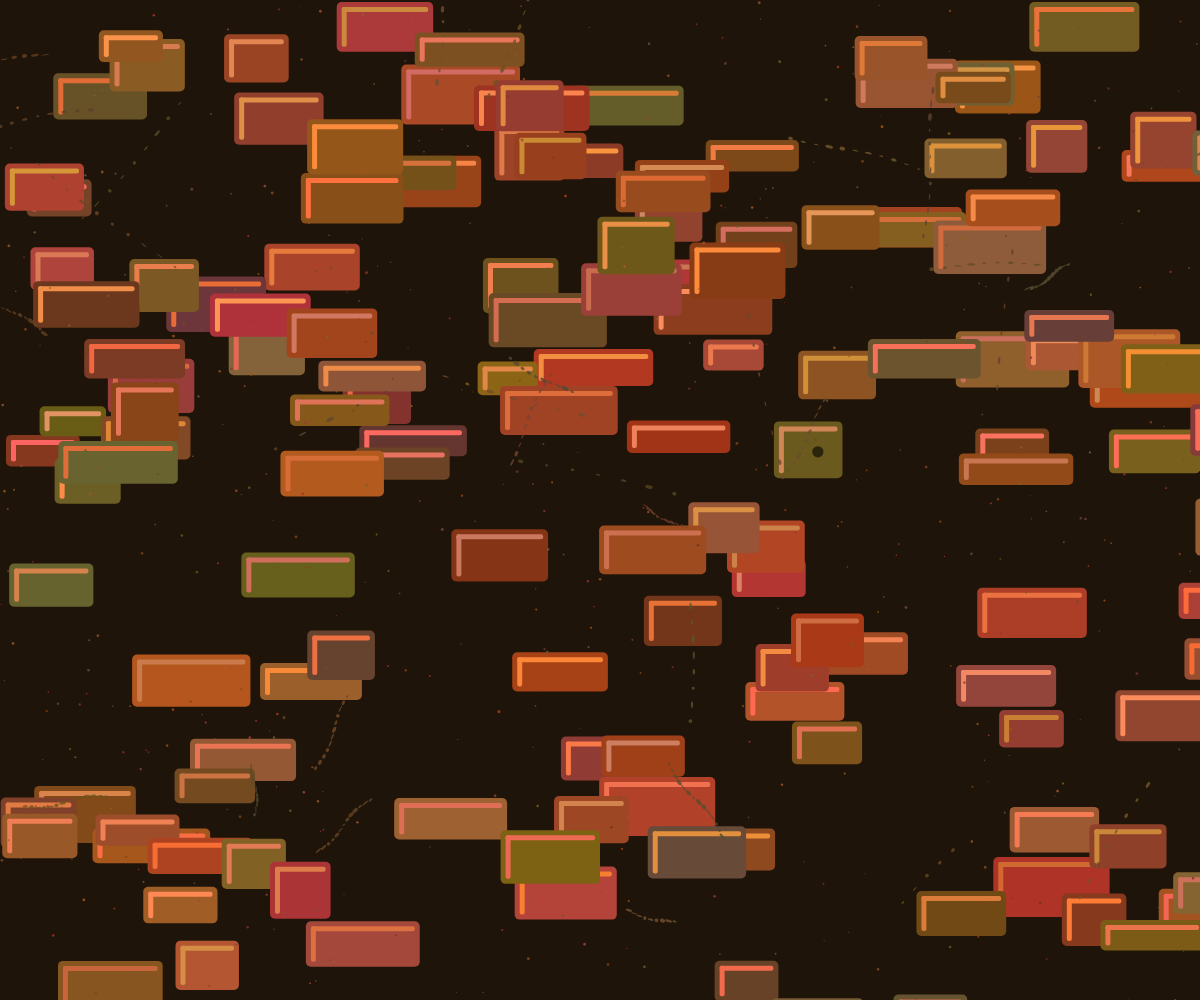
Frame 1 (no input)
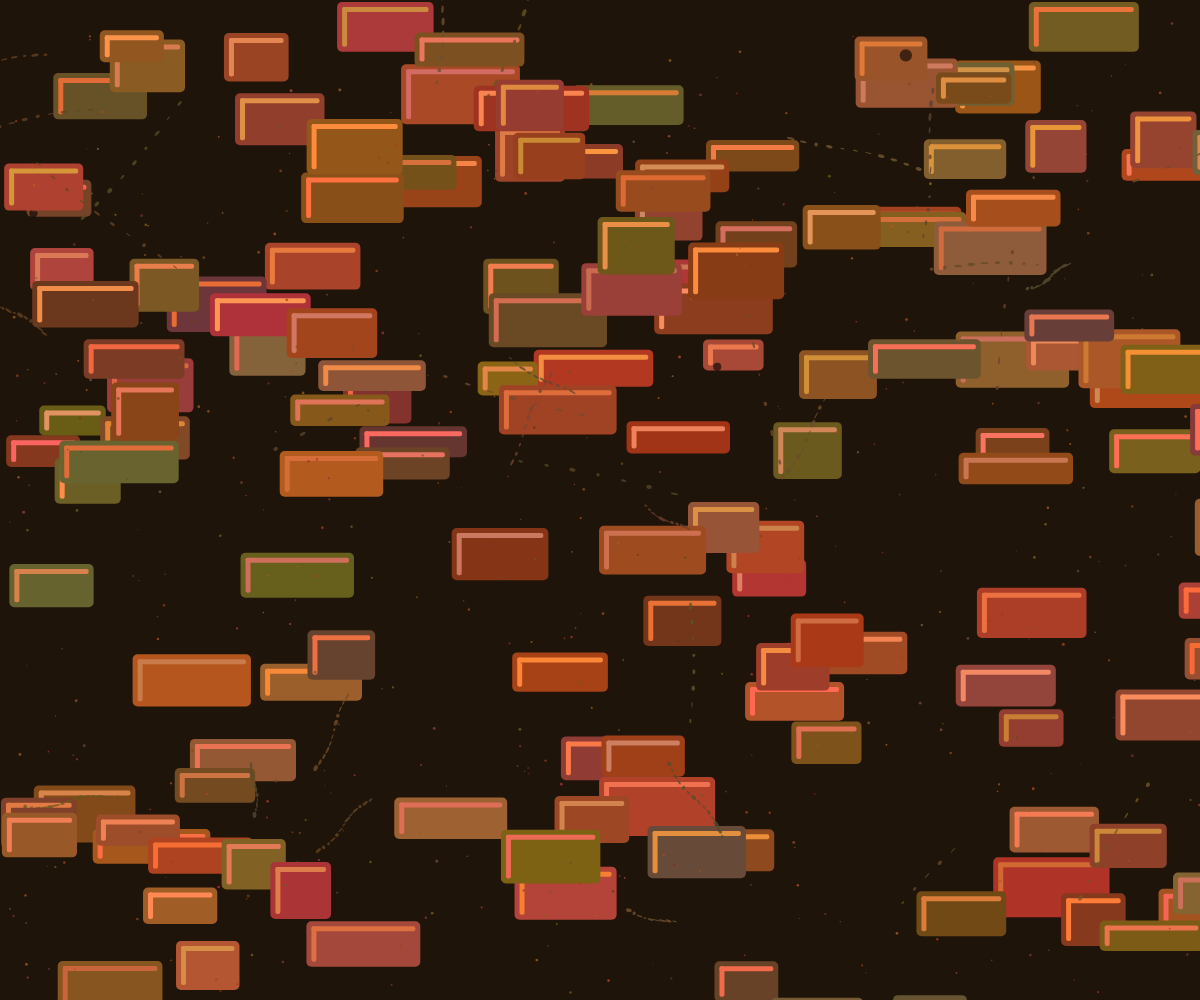
Frame 60 (no input)
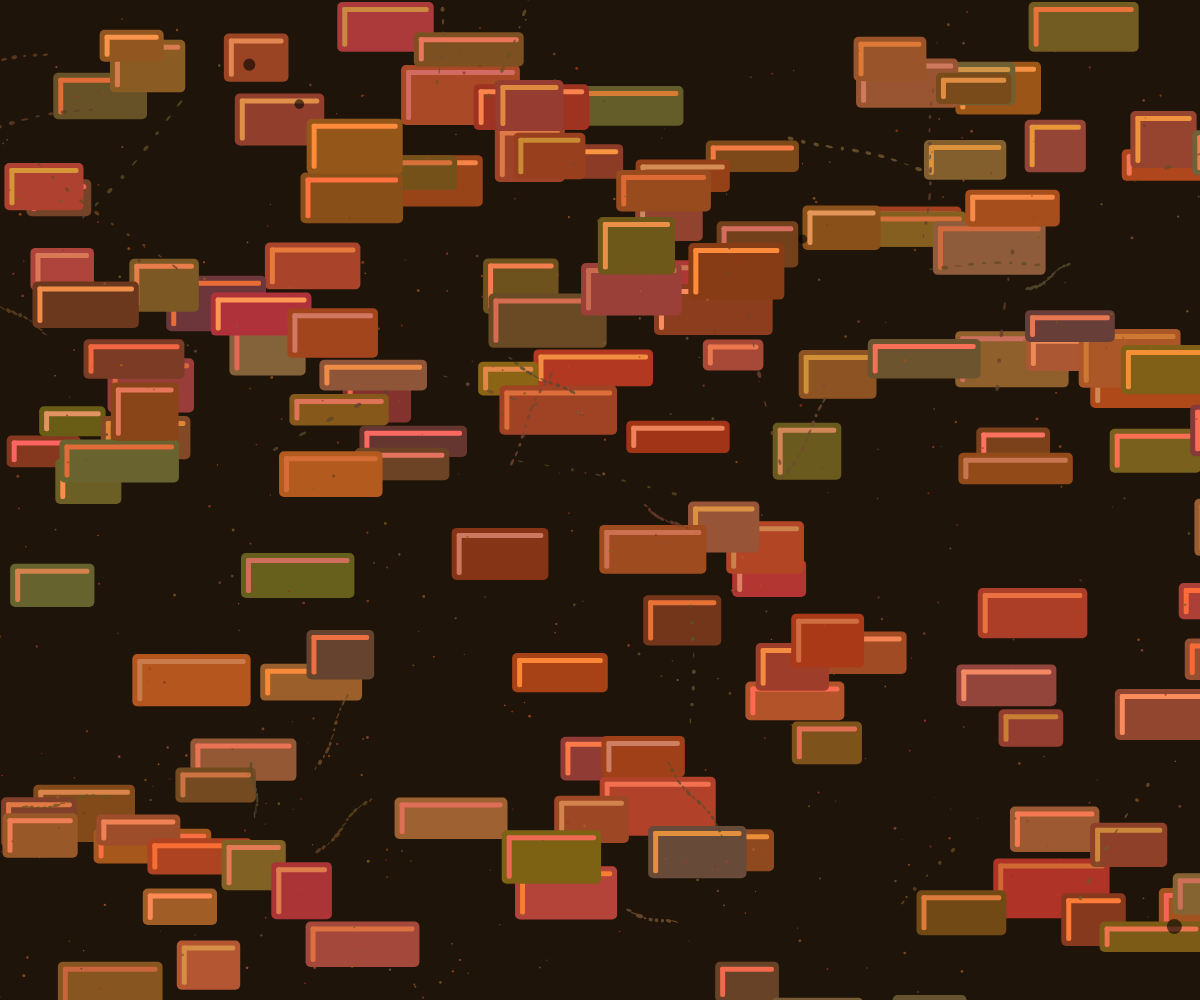
Frame 120 (the mouse pressed at the canvas centre since frame 60)

The p5.js sketch that drew these frames (run headless with seeded random() and noise() and a simulated clock; from frame 60 on, the mouse is pressed at the canvas centre):

// p5.js sketch
// ── sketch.js
let bricks = [];
let roots = [];
let particles = [];

function setup() {
  createCanvas(windowWidth, windowHeight);
  noStroke();

  // Create bricks
  for (let i = 0; i < 150; i++) {
    bricks.push({
      x: random(width),
      y: random(height),
      w: random(60, 120),
      h: random(30, 60),
      color: color(
        random(100, 180),
        random(50, 100),
        random(20, 60),
        255
      ),
      highlight: color(
        random(200, 255),
        random(100, 150),
        random(50, 100),
        255
      ),
      decay: random(0.99, 1),
    });
  }

  // Create roots
  for (let i = 0; i < 30; i++) {
    roots.push({
      x: random(width),
      y: random(height),
      len: random(50, 200),
      angle: random(TWO_PI),
      segments: floor(random(5, 15)),
      color: color(
        random(80, 120),
        random(60, 90),
        random(30, 50),
        200
      ),
    });
  }

  // Create particles for flaking
  for (let i = 0; i < 500; i++) {
    particles.push({
      x: random(width),
      y: random(height),
      size: random(1, 3),
      speedX: random(-0.5, 0.5),
      speedY: random(0.5, 2),
      color: color(
        random(100, 180),
        random(50, 100),
        random(20, 60),
        200
      ),
      life: random(30, 100),
    });
  }
}

function draw() {
  background(30, 20, 10);

  // Draw bricks
  for (let brick of bricks) {
    fill(brick.color);
    rect(brick.x, brick.y, brick.w, brick.h, 5);

    // Add highlights to simulate texture
    fill(brick.highlight);
    rect(brick.x + 5, brick.y + 5, brick.w - 10, 5, 2);
    rect(brick.x + 5, brick.y + 5, 5, brick.h - 10, 2);

    // Simulate decay
    if (random() < 0.005) {
      brick.decay *= 0.99;
      if (brick.decay < 0.8) {
        brick.decay = random(0.99, 1);
      }
    }

    // Draw cracks and spalling
    if (random() < 0.02) {
      fill(0, 0, 0, 150);
      ellipse(
        brick.x + random(brick.w),
        brick.y + random(brick.h),
        random(5, 15)
      );
    }
  }

  // Draw roots
  for (let root of roots) {
    push();
    translate(root.x, root.y);
    rotate(root.angle);

    let segmentLength = root.len / root.segments;
    for (let i = 0; i < root.segments; i++) {
      let x = i * segmentLength;
      let y = sin(i * 0.5) * 3;

      fill(root.color);
      ellipse(x, y, random(3, 8), random(1, 4));
    }
    pop();
  }

  // Draw particles
  for (let i = particles.length - 1; i >= 0; i--) {
    let p = particles[i];
    p.x += p.speedX;
    p.y += p.speedY;
    p.life--;

    if (p.life <= 0) {
      p.x = random(width);
      p.y = random(height);
      p.life = random(30, 100);
    }

    fill(p.color);
    ellipse(p.x, p.y, p.size);

    // Occasionally flake
    if (random() < 0.002) {
      p.speedX = random(-1, 1);
      p.speedY = random(0, 1);
    }
  }

  // Simulate continuous movement
  for (let brick of bricks) {
    brick.x += random(-0.1, 0.1);
    brick.y += random(-0.1, 0.1);
  }
}

function windowResized() {
  resizeCanvas(windowWidth, windowHeight);
}
